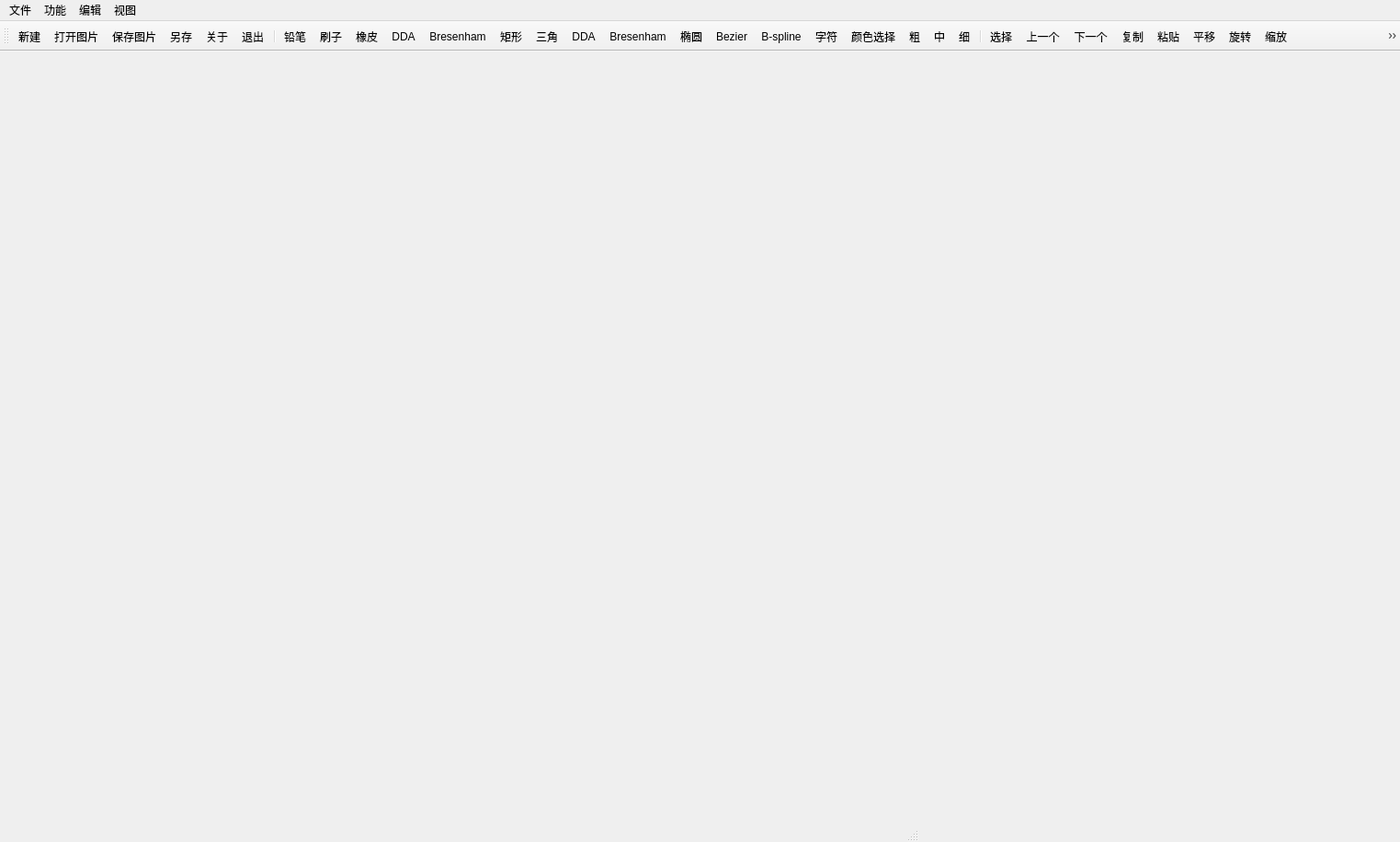
<?xml version="1.0" encoding="UTF-8"?>
<ui version="4.0">
 <class>MainWindow</class>
 <widget class="QMainWindow" name="MainWindow">
  <property name="geometry">
   <rect>
    <x>0</x>
    <y>0</y>
    <width>1523</width>
    <height>916</height>
   </rect>
  </property>
  <property name="minimumSize">
   <size>
    <width>100</width>
    <height>100</height>
   </size>
  </property>
  <property name="maximumSize">
   <size>
    <width>16777215</width>
    <height>16777215</height>
   </size>
  </property>
  <property name="windowTitle">
   <string>MainWindow</string>
  </property>
  <widget class="QWidget" name="centralWidget">
   <property name="minimumSize">
    <size>
     <width>1000</width>
     <height>800</height>
    </size>
   </property>
   <property name="maximumSize">
    <size>
     <width>1000</width>
     <height>800</height>
    </size>
   </property>
  </widget>
  <widget class="QToolBar" name="mainToolBar">
   <attribute name="toolBarArea">
    <enum>TopToolBarArea</enum>
   </attribute>
   <attribute name="toolBarBreak">
    <bool>false</bool>
   </attribute>
   <addaction name="actionNew"/>
   <addaction name="actionOpenFile"/>
   <addaction name="actionSaveFile"/>
   <addaction name="actionSave_as"/>
   <addaction name="actionAbout"/>
   <addaction name="actionExit"/>
   <addaction name="separator"/>
   <addaction name="actionPencil"/>
   <addaction name="actionBrush"/>
   <addaction name="actionEraser"/>
   <addaction name="actionDDA"/>
   <addaction name="actionBresenham"/>
   <addaction name="actionRectangle"/>
   <addaction name="actionTriangle"/>
   <addaction name="actionDDA2"/>
   <addaction name="actionBresenham2"/>
   <addaction name="actionOval"/>
   <addaction name="actionBezier"/>
   <addaction name="actionB_spline"/>
   <addaction name="actionWord"/>
   <addaction name="actionColor"/>
   <addaction name="actionThick"/>
   <addaction name="actionNormal"/>
   <addaction name="actionThin"/>
   <addaction name="separator"/>
   <addaction name="actionChoose"/>
   <addaction name="actionLast"/>
   <addaction name="actionNext"/>
   <addaction name="actionCopy"/>
   <addaction name="actionPaste"/>
   <addaction name="actionMove"/>
   <addaction name="actionRotate"/>
   <addaction name="actionScale"/>
   <addaction name="actionCohen_Sutherland"/>
   <addaction name="actionLiang_Barsky"/>
   <addaction name="actionNicholl_Lee_Nicholl"/>
   <addaction name="actionSutherland_Hodgeman"/>
   <addaction name="actionFill"/>
   <addaction name="actionLock"/>
   <addaction name="separator"/>
   <addaction name="actionUndo"/>
   <addaction name="actionRedo"/>
   <addaction name="actionClear"/>
  </widget>
  <widget class="QMenuBar" name="menuBar">
   <property name="geometry">
    <rect>
     <x>0</x>
     <y>0</y>
     <width>1523</width>
     <height>26</height>
    </rect>
   </property>
   <widget class="QMenu" name="menu">
    <property name="title">
     <string>文件</string>
    </property>
    <addaction name="actionNew"/>
    <addaction name="actionOpenFile"/>
    <addaction name="actionSaveFile"/>
    <addaction name="actionSave_as"/>
    <addaction name="separator"/>
    <addaction name="actionAbout"/>
    <addaction name="separator"/>
    <addaction name="actionExit"/>
    <addaction name="separator"/>
   </widget>
   <widget class="QMenu" name="menu_2">
    <property name="title">
     <string>功能</string>
    </property>
    <widget class="QMenu" name="menu_3">
     <property name="title">
      <string>绘图工具</string>
     </property>
     <addaction name="actionPencil"/>
     <addaction name="actionBrush"/>
     <addaction name="actionEraser"/>
    </widget>
    <widget class="QMenu" name="menu_7">
     <property name="title">
      <string>粗细选择</string>
     </property>
     <addaction name="actionThick"/>
     <addaction name="actionNormal"/>
     <addaction name="actionThin"/>
    </widget>
    <widget class="QMenu" name="menu_8">
     <property name="title">
      <string> 常用形状</string>
     </property>
     <widget class="QMenu" name="menu_4">
      <property name="title">
       <string>直线 </string>
      </property>
      <addaction name="actionDDA"/>
      <addaction name="actionBresenham"/>
     </widget>
     <widget class="QMenu" name="menu_9">
      <property name="title">
       <string>曲线</string>
      </property>
      <addaction name="actionBezier"/>
      <addaction name="actionB_spline"/>
     </widget>
     <widget class="QMenu" name="menu_10">
      <property name="title">
       <string>多边形</string>
      </property>
      <addaction name="actionDDA2"/>
      <addaction name="actionBresenham2"/>
     </widget>
     <addaction name="menu_4"/>
     <addaction name="menu_10"/>
     <addaction name="menu_9"/>
     <addaction name="actionRectangle"/>
     <addaction name="actionOval"/>
     <addaction name="actionTriangle"/>
     <addaction name="actionWord"/>
    </widget>
    <addaction name="menu_3"/>
    <addaction name="menu_8"/>
    <addaction name="separator"/>
    <addaction name="actionColor"/>
    <addaction name="menu_7"/>
   </widget>
   <widget class="QMenu" name="menu_5">
    <property name="title">
     <string>编辑</string>
    </property>
    <widget class="QMenu" name="menu_11">
     <property name="title">
      <string>裁剪</string>
     </property>
     <addaction name="actionCohen_Sutherland"/>
     <addaction name="actionLiang_Barsky"/>
     <addaction name="actionNicholl_Lee_Nicholl"/>
     <addaction name="actionSutherland_Hodgeman"/>
    </widget>
    <addaction name="actionChoose"/>
    <addaction name="actionCopy"/>
    <addaction name="actionPaste"/>
    <addaction name="actionMove"/>
    <addaction name="actionRotate"/>
    <addaction name="actionScale"/>
    <addaction name="menu_11"/>
    <addaction name="actionFill"/>
    <addaction name="actionLock"/>
    <addaction name="actionLast"/>
    <addaction name="actionNext"/>
   </widget>
   <widget class="QMenu" name="menu_6">
    <property name="title">
     <string>视图</string>
    </property>
    <addaction name="actionUndo"/>
    <addaction name="actionRedo"/>
    <addaction name="actionClear"/>
   </widget>
   <addaction name="menu"/>
   <addaction name="menu_2"/>
   <addaction name="menu_5"/>
   <addaction name="menu_6"/>
  </widget>
  <widget class="QStatusBar" name="statusBar">
   <property name="minimumSize">
    <size>
     <width>1000</width>
     <height>50</height>
    </size>
   </property>
   <property name="maximumSize">
    <size>
     <width>1000</width>
     <height>50</height>
    </size>
   </property>
  </widget>
  <action name="actionSave_as">
   <property name="icon">
    <iconset resource="myresouce.qrc">
     <normaloff>:/pic/resouce/ActionSave_as.png</normaloff>:/pic/resouce/ActionSave_as.png</iconset>
   </property>
   <property name="text">
    <string>另存</string>
   </property>
  </action>
  <action name="actionAbout">
   <property name="icon">
    <iconset resource="myresouce.qrc">
     <normaloff>:/pic/resouce/ActionAbout.png</normaloff>:/pic/resouce/ActionAbout.png</iconset>
   </property>
   <property name="text">
    <string>关于</string>
   </property>
  </action>
  <action name="actionExit">
   <property name="icon">
    <iconset resource="myresouce.qrc">
     <normaloff>:/pic/resouce/ActionExit.png</normaloff>:/pic/resouce/ActionExit.png</iconset>
   </property>
   <property name="text">
    <string>退出</string>
   </property>
  </action>
  <action name="actionNew">
   <property name="icon">
    <iconset resource="myresouce.qrc">
     <normaloff>:/pic/resouce/ActionNew.png</normaloff>:/pic/resouce/ActionNew.png</iconset>
   </property>
   <property name="text">
    <string>新建</string>
   </property>
  </action>
  <action name="actionShape">
   <property name="text">
    <string>图形选择</string>
   </property>
  </action>
  <action name="actionColor">
   <property name="icon">
    <iconset resource="myresouce.qrc">
     <normaloff>:/pic/resouce/ActionColor.png</normaloff>:/pic/resouce/ActionColor.png</iconset>
   </property>
   <property name="text">
    <string>颜色选择</string>
   </property>
  </action>
  <action name="actionChoose">
   <property name="icon">
    <iconset resource="myresouce.qrc">
     <normaloff>:/pic/resouce/ActionChoose.png</normaloff>:/pic/resouce/ActionChoose.png</iconset>
   </property>
   <property name="text">
    <string>选择</string>
   </property>
  </action>
  <action name="actionScale">
   <property name="icon">
    <iconset resource="myresouce.qrc">
     <normaloff>:/pic/resouce/ActionScale.png</normaloff>:/pic/resouce/ActionScale.png</iconset>
   </property>
   <property name="text">
    <string>缩放</string>
   </property>
  </action>
  <action name="actionRotate">
   <property name="icon">
    <iconset resource="myresouce.qrc">
     <normaloff>:/pic/resouce/ActionRotate.png</normaloff>:/pic/resouce/ActionRotate.png</iconset>
   </property>
   <property name="text">
    <string>旋转</string>
   </property>
  </action>
  <action name="actionPencil">
   <property name="icon">
    <iconset resource="myresouce.qrc">
     <normaloff>:/pic/resouce/ActionPencil.png</normaloff>:/pic/resouce/ActionPencil.png</iconset>
   </property>
   <property name="text">
    <string>铅笔</string>
   </property>
  </action>
  <action name="actionBrush">
   <property name="icon">
    <iconset resource="myresouce.qrc">
     <normaloff>:/pic/resouce/ActionBrush.png</normaloff>:/pic/resouce/ActionBrush.png</iconset>
   </property>
   <property name="text">
    <string>刷子</string>
   </property>
  </action>
  <action name="actionEraser">
   <property name="icon">
    <iconset resource="myresouce.qrc">
     <normaloff>:/pic/resouce/ActionEraser.png</normaloff>:/pic/resouce/ActionEraser.png</iconset>
   </property>
   <property name="text">
    <string>橡皮</string>
   </property>
  </action>
  <action name="actionUndo">
   <property name="icon">
    <iconset resource="myresouce.qrc">
     <normaloff>:/pic/resouce/ActionUndo.png</normaloff>:/pic/resouce/ActionUndo.png</iconset>
   </property>
   <property name="text">
    <string>撤销</string>
   </property>
  </action>
  <action name="actionRedo">
   <property name="icon">
    <iconset resource="myresouce.qrc">
     <normaloff>:/pic/resouce/ActionRedo.png</normaloff>:/pic/resouce/ActionRedo.png</iconset>
   </property>
   <property name="text">
    <string>重做</string>
   </property>
  </action>
  <action name="actionClear">
   <property name="icon">
    <iconset resource="myresouce.qrc">
     <normaloff>:/pic/resouce/ActionClear.png</normaloff>:/pic/resouce/ActionClear.png</iconset>
   </property>
   <property name="text">
    <string>清空</string>
   </property>
  </action>
  <action name="actionThick">
   <property name="icon">
    <iconset resource="myresouce.qrc">
     <normaloff>:/pic/resouce/ActionThick.png</normaloff>:/pic/resouce/ActionThick.png</iconset>
   </property>
   <property name="text">
    <string>粗</string>
   </property>
  </action>
  <action name="actionNormal">
   <property name="icon">
    <iconset resource="myresouce.qrc">
     <normaloff>:/pic/resouce/ActionNormal.png</normaloff>:/pic/resouce/ActionNormal.png</iconset>
   </property>
   <property name="text">
    <string>中</string>
   </property>
  </action>
  <action name="actionThin">
   <property name="icon">
    <iconset resource="myresouce.qrc">
     <normaloff>:/pic/resouce/ActionThin.png</normaloff>:/pic/resouce/ActionThin.png</iconset>
   </property>
   <property name="text">
    <string>细</string>
   </property>
  </action>
  <action name="actionRectangle">
   <property name="icon">
    <iconset resource="myresouce.qrc">
     <normaloff>:/pic/resouce/ActionRectangle.png</normaloff>:/pic/resouce/ActionRectangle.png</iconset>
   </property>
   <property name="text">
    <string>矩形</string>
   </property>
  </action>
  <action name="actionOval">
   <property name="icon">
    <iconset resource="myresouce.qrc">
     <normaloff>:/pic/resouce/ActionOval.png</normaloff>:/pic/resouce/ActionOval.png</iconset>
   </property>
   <property name="text">
    <string>椭圆</string>
   </property>
  </action>
  <action name="actionTriangle">
   <property name="icon">
    <iconset resource="myresouce.qrc">
     <normaloff>:/pic/resouce/ActionTriangle.png</normaloff>:/pic/resouce/ActionTriangle.png</iconset>
   </property>
   <property name="text">
    <string>三角</string>
   </property>
  </action>
  <action name="actionMove">
   <property name="icon">
    <iconset resource="myresouce.qrc">
     <normaloff>:/pic/resouce/ActionMove.png</normaloff>:/pic/resouce/ActionMove.png</iconset>
   </property>
   <property name="text">
    <string>平移</string>
   </property>
  </action>
  <action name="actionDDA">
   <property name="icon">
    <iconset resource="myresouce.qrc">
     <normaloff>:/pic/resouce/ActionDDA.png</normaloff>:/pic/resouce/ActionDDA.png</iconset>
   </property>
   <property name="text">
    <string>DDA</string>
   </property>
  </action>
  <action name="actionBresenham">
   <property name="icon">
    <iconset resource="myresouce.qrc">
     <normaloff>:/pic/resouce/ActionBresenham.png</normaloff>:/pic/resouce/ActionBresenham.png</iconset>
   </property>
   <property name="text">
    <string>Bresenham</string>
   </property>
  </action>
  <action name="actionBezier">
   <property name="icon">
    <iconset resource="myresouce.qrc">
     <normaloff>:/pic/resouce/ActionBezier.png</normaloff>:/pic/resouce/ActionBezier.png</iconset>
   </property>
   <property name="text">
    <string>Bezier</string>
   </property>
  </action>
  <action name="actionDDA2">
   <property name="icon">
    <iconset resource="myresouce.qrc">
     <normaloff>:/pic/resouce/ActionDDA2.png</normaloff>:/pic/resouce/ActionDDA2.png</iconset>
   </property>
   <property name="text">
    <string>DDA</string>
   </property>
  </action>
  <action name="actionBresenham2">
   <property name="icon">
    <iconset resource="myresouce.qrc">
     <normaloff>:/pic/resouce/ActionBresenham2.png</normaloff>:/pic/resouce/ActionBresenham2.png</iconset>
   </property>
   <property name="text">
    <string>Bresenham</string>
   </property>
  </action>
  <action name="actionCohen_Sutherland">
   <property name="icon">
    <iconset resource="myresouce.qrc">
     <normaloff>:/pic/resouce/ActionCohen-Sutherland.png</normaloff>:/pic/resouce/ActionCohen-Sutherland.png</iconset>
   </property>
   <property name="text">
    <string>Cohen-Sutherland</string>
   </property>
  </action>
  <action name="actionLiang_Barsky">
   <property name="icon">
    <iconset resource="myresouce.qrc">
     <normaloff>:/pic/resouce/ActionLiang-Barsky.png</normaloff>:/pic/resouce/ActionLiang-Barsky.png</iconset>
   </property>
   <property name="text">
    <string>Liang-Barsky</string>
   </property>
  </action>
  <action name="actionB_spline">
   <property name="icon">
    <iconset resource="myresouce.qrc">
     <normaloff>:/pic/resouce/ActionB_spline.png</normaloff>:/pic/resouce/ActionB_spline.png</iconset>
   </property>
   <property name="text">
    <string>B-spline</string>
   </property>
  </action>
  <action name="actionCopy">
   <property name="icon">
    <iconset resource="myresouce.qrc">
     <normaloff>:/pic/resouce/actionCopy.png</normaloff>:/pic/resouce/actionCopy.png</iconset>
   </property>
   <property name="text">
    <string>复制</string>
   </property>
  </action>
  <action name="actionPaste">
   <property name="icon">
    <iconset resource="myresouce.qrc">
     <normaloff>:/pic/resouce/actionPaste.png</normaloff>:/pic/resouce/actionPaste.png</iconset>
   </property>
   <property name="text">
    <string>粘贴</string>
   </property>
  </action>
  <action name="actionLast">
   <property name="icon">
    <iconset resource="myresouce.qrc">
     <normaloff>:/pic/resouce/ActionLast.png</normaloff>:/pic/resouce/ActionLast.png</iconset>
   </property>
   <property name="text">
    <string>上一个</string>
   </property>
  </action>
  <action name="actionNext">
   <property name="icon">
    <iconset resource="myresouce.qrc">
     <normaloff>:/pic/resouce/ActionNext.png</normaloff>:/pic/resouce/ActionNext.png</iconset>
   </property>
   <property name="text">
    <string>下一个</string>
   </property>
  </action>
  <action name="actionFill">
   <property name="icon">
    <iconset resource="myresouce.qrc">
     <normaloff>:/pic/resouce/ActionFill.png</normaloff>:/pic/resouce/ActionFill.png</iconset>
   </property>
   <property name="text">
    <string>填充</string>
   </property>
  </action>
  <action name="actionNicholl_Lee_Nicholl">
   <property name="icon">
    <iconset resource="myresouce.qrc">
     <normaloff>:/pic/resouce/ActionNicholl-Lee-Nicholl.png</normaloff>:/pic/resouce/ActionNicholl-Lee-Nicholl.png</iconset>
   </property>
   <property name="text">
    <string>Nicholl-Lee-Nicholl</string>
   </property>
  </action>
  <action name="actionSutherland_Hodgeman">
   <property name="icon">
    <iconset resource="myresouce.qrc">
     <normaloff>:/pic/resouce/Sutherland-Hodgeman.png</normaloff>:/pic/resouce/Sutherland-Hodgeman.png</iconset>
   </property>
   <property name="text">
    <string>Sutherland-Hodgeman</string>
   </property>
  </action>
  <action name="actionWord">
   <property name="icon">
    <iconset resource="myresouce.qrc">
     <normaloff>:/pic/resouce/ActionWord.png</normaloff>:/pic/resouce/ActionWord.png</iconset>
   </property>
   <property name="text">
    <string>字符</string>
   </property>
  </action>
  <action name="actionLock">
   <property name="icon">
    <iconset resource="myresouce.qrc">
     <normaloff>:/pic/resouce/ActionLock.png</normaloff>:/pic/resouce/ActionLock.png</iconset>
   </property>
   <property name="text">
    <string>加密</string>
   </property>
  </action>
  <action name="actionSaveFile">
   <property name="icon">
    <iconset resource="myresouce.qrc">
     <normaloff>:/pic/resouce/ActionSave.png</normaloff>:/pic/resouce/ActionSave.png</iconset>
   </property>
   <property name="text">
    <string>保存图片</string>
   </property>
  </action>
  <action name="actionOpenFile">
   <property name="icon">
    <iconset resource="myresouce.qrc">
     <normaloff>:/pic/resouce/ActionOpen.png</normaloff>:/pic/resouce/ActionOpen.png</iconset>
   </property>
   <property name="text">
    <string>打开图片</string>
   </property>
  </action>
 </widget>
 <layoutdefault spacing="6" margin="11"/>
 <resources>
  <include location="myresouce.qrc"/>
 </resources>
 <connections/>
</ui>
